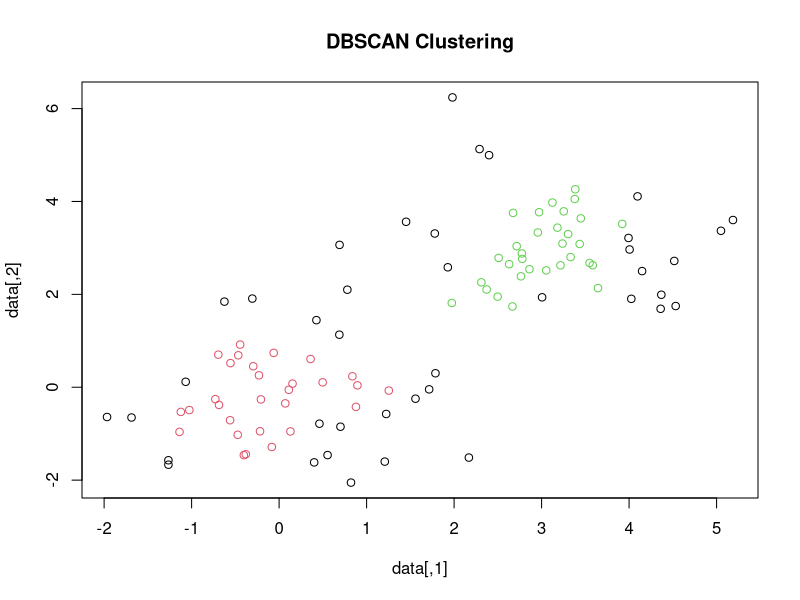

This chart was generated by the following R code:
library(dbscan)
set.seed(123)
data <- matrix(rnorm(200), ncol=2)
data[51:100, ] <- data[51:100, ] + 3
db <- dbscan(data, eps = 0.5, minPts = 5)
plot(data, col = db$cluster + 1L, main = "DBSCAN Clustering")
